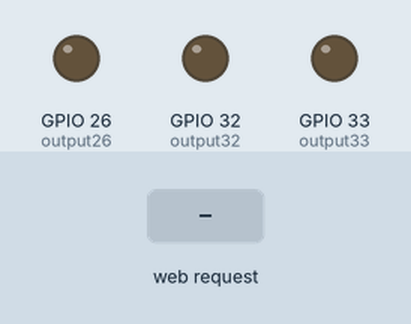
Simulated run of this sketch. Board: ESP32. Parts: output pins drawn as LEDs (lit = HIGH). The inputs (shaded band) are chosen by the test bench. WiFi joins after 1.5 s; servers stay silent unless stated; what the sketch prints to the serial monitor is not drawn.

Above: at 2.7 s.
2.8 s: HTTP request GET /32/on received
At 3.5 s:
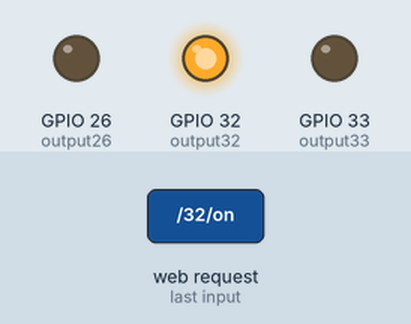
4.3 s: HTTP request GET /33/on received
At 4.6 s:
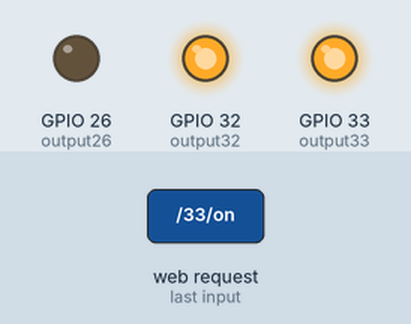
5.8 s: HTTP request GET /32/off received
At 7.0 s:
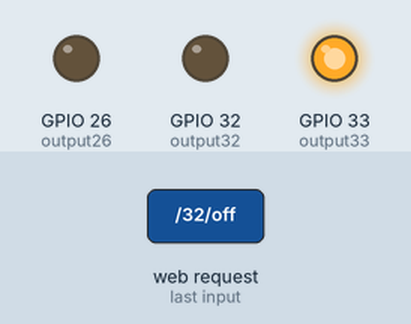
7.3 s: HTTP request GET /26/on received
At 8.1 s:
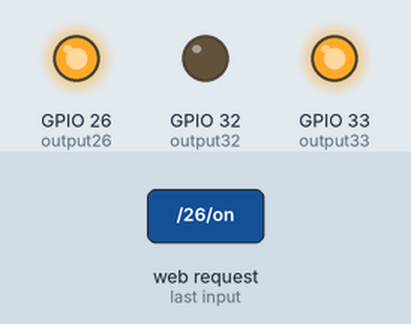
8.8 s: HTTP request GET /33/off received
At 9.3 s:
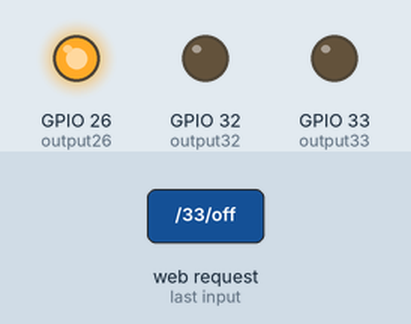
10.3 s: HTTP request GET /26/off received
At 11.6 s:
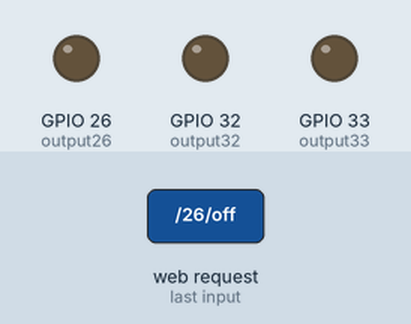
Timing chart, 0 to 12.8 s (numbered marks = the images above; inputs shaded):
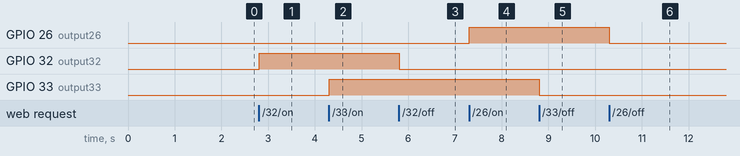

Measured:
- after the input at 2.8 s, GPIO 32 (output32): LOW → HIGH at once
- after the input at 4.3 s, GPIO 33 (output33): LOW → HIGH at once
- after the input at 5.8 s, GPIO 32 (output32): HIGH → LOW at once
- after the input at 7.3 s, GPIO 26 (output26): LOW → HIGH at once
- after the input at 8.8 s, GPIO 33 (output33): HIGH → LOW at once
- after the input at 10.3 s, GPIO 26 (output26): HIGH → LOW at once

The sketch:

Led_Control.ino
```cpp
#include <WiFi.h>


const char* ssid = "FiberHGW_TP56D0_2.4GHz";
const char* password = "CYngjPXk";


WiFiServer server(80);


String header;


String pin32State = "off";
String pin33State = "off";
String pin26State="off";

const int output32 = 32;
const int output33 = 33;
const int output26 = 26;

unsigned long currentTime = millis();

unsigned long previousTime = 0;

const long timeoutTime = 2000;

void setup() {
  Serial.begin(115200);

  pinMode(output32, OUTPUT);
  pinMode(output33, OUTPUT);
  pinMode(output26, OUTPUT);
  digitalWrite(output32, LOW);
  digitalWrite(output33, LOW);
  digitalWrite(output26, LOW);

  Serial.print("Connecting to ");
  Serial.println(ssid);
  WiFi.begin(ssid, password);
  while (WiFi.status() != WL_CONNECTED) {
    delay(500);
    Serial.print(".");
  }

  Serial.println("");
  Serial.println("WiFi connected.");
  Serial.println("IP address: ");
  Serial.println(WiFi.localIP());
  server.begin();
}

void loop(){
  WiFiClient client = server.available();

  if (client) {
    currentTime = millis();
    previousTime = currentTime;
    Serial.println("New Client.");
    String currentLine = "";
    while (client.connected() && currentTime - previousTime <= timeoutTime) {
      currentTime = millis();
      if (client.available()) {
        char c = client.read();
        Serial.write(c);
        header += c;
        if (c == '\n') {

          if (currentLine.length() == 0) {

            client.println("HTTP/1.1 200 OK");
            client.println("Content-type:text/html");
            client.println("Connection: close");
            client.println();


            if (header.indexOf("GET /32/on") >= 0) {
              Serial.println("GPIO 32 on");
              pin32State = "on";
              digitalWrite(output32, HIGH);
            } else if (header.indexOf("GET /32/off") >= 0) {
              Serial.println("GPIO 32 off");
              pin32State = "off";
              digitalWrite(output32, LOW);
            } else if (header.indexOf("GET /33/on") >= 0) {
              Serial.println("GPIO 33 on");
              pin33State = "on";
              digitalWrite(output33, HIGH);
            } else if (header.indexOf("GET /33/off") >= 0) {
              Serial.println("GPIO 33 off");
              pin33State = "off";
              digitalWrite(output33, LOW);
            }else if (header.indexOf("GET /26/on") >= 0) {
              Serial.println("GPIO 26 on");
              pin26State = "on";
              digitalWrite(output26, HIGH);
            } else if (header.indexOf("GET /26/off") >= 0) {
              Serial.println("GPIO 26 off");
              pin26State = "off";
              digitalWrite(output26, LOW);
            }


            client.println("<!DOCTYPE html><html>");
            client.println("<head><meta name=\"viewport\" content=\"width=device-width, initial-scale=1\">");
            client.println("<link rel=\"icon\" href=\"data:,\">");

            client.println("<style>html { font-family: Helvetica; display: inline-block; margin: 0px auto; text-align: center;}");
            client.println(".button { background-color: #4CAF50; border: none; color: white; padding: 16px 40px;");
            client.println("text-decoration: none; font-size: 30px; margin: 2px; cursor: pointer;}");
            client.println(".button2 {background-color: #555555;}</style></head>");


            client.println("<body><h1 style=\"color:blue;\">Metehan Karahalilöz</h1>");


            client.println("<p >GPIO 32 - State " + pin32State + "</p>");

            if (pin32State=="off") {
              client.println("<p ><a href=\"/32/on\"><button class=\"button\">ON</button></a></p>");
            } else {
              client.println("<p><a href=\"/32/off\"><button class=\"button button2\">OFF</button></a></p>");
            }


            client.println("<p >GPIO 33 - State " + pin33State + "</p>");

            if (pin33State=="off") {
              client.println("<p><a href=\"/33/on\"><button class=\"button\">ON</button></a></p>");
            } else {
              client.println("<p><a href=\"/33/off\"><button class=\"button button2\">OFF</button></a></p>");
            }
            client.println("<p >GPIO 26 - State " + pin26State + "</p>");

            if (pin26State=="off") {
              client.println("<p ><a href=\"/26/on\"><button class=\"button\">ON</button></a></p>");
            } else {
              client.println("<p><a href=\"/26/off\"><button class=\"button button2\">OFF</button></a></p>");
            }
            client.println("</body></html>");


            client.println();

            break;
          } else {
            currentLine = "";
          }
        } else if (c != '\r') {
          currentLine += c;
        }
      }
    }

    header = "";

    client.stop();
    Serial.println("Client disconnected.");
    Serial.println("");
  }
}
```
